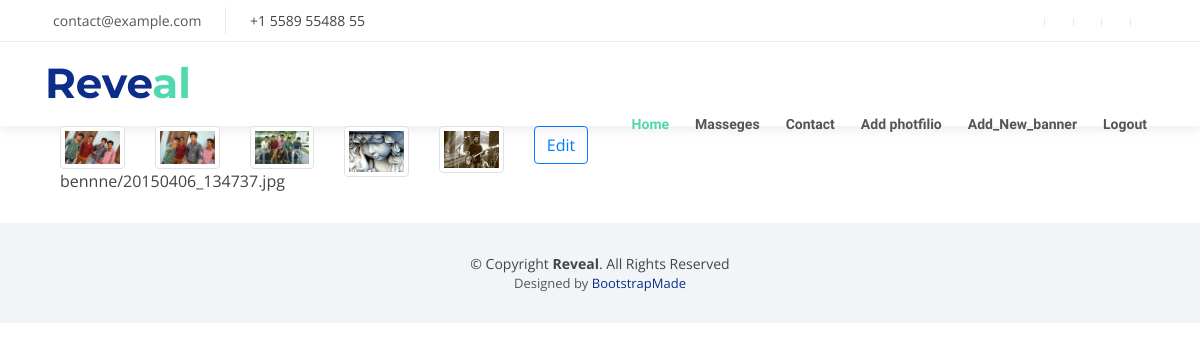
The page /user/ (signed in) on the database as committed earlier.
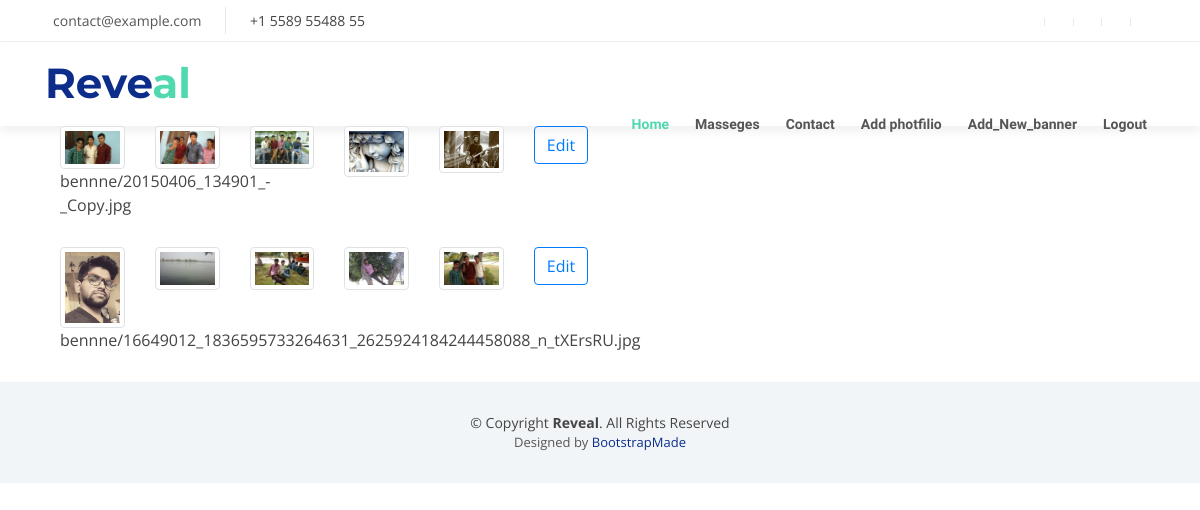
The same page on the database as committed later.
### myweb/models.py (models this page shows, shortened)
class banner(models.Model):
	banner1 = models.ImageField(upload_to='bennne')
	banner2 = models.ImageField(upload_to='bennne')
	banner3 = models.ImageField(upload_to='bennne')
	banner4 = models.ImageField(upload_to='bennne')
	banner5 = models.ImageField(upload_to='bennne')

### user/views.py (the view)
# urls.py: path('user/',views.useradmin,name='userad'),
@login_required(login_url='login')
def useradmin(request):
	b = banner.objects.all()
	return render(request,'user/user_home.html',{'w':b})

### user/templates/user/user_home.html
{% extends 'user/base.html' %}
{% block content %}
<div class="container">
	<div class="row">
		{% for w in w %}
		<div class="col-md-2"><img class="img-thumbnail" src="{{w.banner1.url}}"><div class="caption"><p>{{w.banner1}}</p></div></div>
		<div class="col-md-2"><img class="img-thumbnail" src="{{w.banner2.url}}"><div class="caption"></div></div>
		<div class="col-md-2"><img class="img-thumbnail" src="{{w.banner3.url}}"><div class="caption"></div></div>
		<div class="col-md-2"><img class="img-thumbnail" src="{{w.banner4.url}}"><div class="caption"></div></div>
		<div class="col-md-2"><img class="img-thumbnail" src="{{w.banner5.url}}"><div class="caption"></div></div>
		<div class="col-md-2"><a class="btn btn-outline-primary" href="{% url 'h' w.id %}">Edit</a></div>
		{% endfor %}
	</div>
</div>
{% endblock %}

### user/templates/user/base.html (shortened to what this page needs)
{% load static %}
<!DOCTYPE html>
<html lang="en">
<head>
  <link href="{% static 'myweb/lib/bootstrap/css/bootstrap.min.css' %}" rel="stylesheet">
  <link href="{% static 'myweb/lib/font-awesome/css/font-awesome.min.css ' %}"  rel="stylesheet">
  <link href="{% static 'myweb/lib/animate/animate.min.css' %}" rel="stylesheet">
  <link href="{% static 'myweb/lib/ionicons/css/ionicons.min.css' %}" rel="stylesheet">
  <link href="{% static 'myweb/lib/owlcarousel/assets/owl.carousel.min.css' %}" rel="stylesheet">
  <link href="{% static 'myweb/lib/magnific-popup/magnific-popup.css' %}" rel="stylesheet">
  <link href="{% static 'myweb/lib/ionicons/css/ionicons.min.css' %}" rel="stylesheet">
  <link href="{% static 'myweb/css/style.css' %}" rel="stylesheet">
</head>
<body id="body">
  <section id="topbar" class="d-none d-lg-block">
    <div class="container clearfix">
      <div class="contact-info float-left">
        <i class="fa fa-envelope-o"></i> <a href="mailto:contact@example.com">contact@example.com</a>
        <i class="fa fa-phone"></i> +1 5589 55488 55
      </div>
      <div class="social-links float-right">
        <a href="#" class="twitter"></a>
        <a href="#" class="facebook"></a>
        <a href="#" class="instagram"></a>
        <a href="#" class="google-plus"></a>
        <a href="#" class="linkedin"></a>
      </div>
    </div>
  </section>
  <header id="header">
    <div class="container">
      <div id="logo" class="pull-left">
        <h1><a href="#body" class="scrollto">Reve<span>al</span></a></h1>
      </div>
      <nav id="nav-menu-container">
        <ul class="nav-menu">
          <li class="menu-active"><a href="{% url 'home' %}">Home</a></li>
          <li><a href="{% url 'messegeshow' %}">Masseges</a></li>
          <li><a href="#contact">Contact</a></li>
          {% if user.is_authenticated %}
          <li><a href="{% url 'photfolioadd' %}">Add photfilio</a></li>
          <li><a href="#">Add_New_banner</a></li>
          <li><a href="{% url 'logout' %}">Logout</a></li>
          {% else %}
          <li><a href="{% url 'login' %}">Login</a></li>
          {% endif %}
        </ul>
      </nav>
    </div>
  </header>
{% block content %}
{% endblock %}
  <footer id="footer">
    <div class="container">
      <div class="copyright">
        &copy; Copyright <strong>Reveal</strong>. All Rights Reserved
      </div>
      <div class="credits">
        Designed by <a href="https://bootstrapmade.com/">BootstrapMade</a>
      </div>
    </div>
  </footer>
</body>
</html>

### myweb/static/myweb/css/style.css (style rules this page uses)
body { background: #fff; color: #444; font-family: "Open Sans", sans-serif; }
a { color: #50d8af; transition: 0.5s; }
p { padding: 0; margin: 0 0 30px 0; }
h1, h2, h3, h4, h5, h6 { font-family: "Montserrat", sans-serif; font-weight: 400; margin: 0 0 20px 0; padding: 0; }
#topbar { background: #fff; padding: 10px 0; border-bottom: 1px solid #eee; font-size: 14px; }
#topbar .contact-info a { line-height: 1; color: #555; }
#topbar .contact-info i { color: #50d8af; padding: 4px; }
#topbar .contact-info .fa-phone { padding-left: 20px; margin-left: 20px; border-left: 1px solid #e9e9e9; }
#topbar .social-links a { color: #555; padding: 4px 12px; display: inline-block; line-height: 1px; border-left: 1px solid #e9e9e9; }
#topbar .social-links a:first-child { border-left: 0; }
#header { padding: 20px 0; height: 84px; transition: all 0.5s; z-index: 997; background: #fff; box-shadow: 0px 6px 9px 0px rgba(0, 0, 0, 0.06); }
#header #logo h1 { font-size: 42px; margin: 0; padding: 0; line-height: 1; font-family: "Montserrat", sans-serif; font-weight: 700; }
#header #logo h1 a { color: #0c2e8a; line-height: 1; display: inline-block; }
#header #logo h1 a span { color: #50d8af; }
.nav-menu, .nav-menu * { margin: 0; padding: 0; list-style: none; }
.nav-menu li { position: relative; white-space: nowrap; }
.nav-menu > li { float: left; }
#nav-menu-container { float: right; margin: 0; }
.nav-menu a { padding: 10px 8px; text-decoration: none; display: inline-block; color: #555; font-family: "Raleway", sans-serif; font-weight: 700; font-size: 14px; outline: none; }
.nav-menu li:hover > a, .nav-menu .menu-active > a { color: #50d8af; }
.nav-menu > li { margin-left: 10px; }
#mobile-nav { position: fixed; top: 0; padding-top: 18px; bottom: 0; z-index: 998; background: rgba(52, 59, 64, 0.9); left: -260px; width: 260px; overflow-y: auto; transition: 0.4s; }
#mobile-nav ul { padding: 0; margin: 0; list-style: none; }
#mobile-nav ul li { position: relative; }
#mobile-nav ul li a { color: #fff; font-size: 16px; overflow: hidden; padding: 10px 22px 10px 15px; position: relative; text-decoration: none; width: 100%; display: block; outline: none; }
#footer { background: #f2f5f8; padding: 0 0 30px 0; font-size: 14px; }
#footer .copyright { text-align: center; padding-top: 30px; }
#footer .credits { text-align: center; font-size: 13px; color: #555; }
#footer .credits a { color: #0c2e8a; }

Rows that differ between the two databases and show on the page:
changed banner: banner1: a different picture; banner1 "bennne/20150406_134737.jpg" → "bennne/20150406_134901_-_Copy.jpg"
added banner: banner1 (picture), banner1 "bennne/16649012_1836595733264631_2625924184244458088_n_tXErsRU.jpg", banner2 (picture), banner3 (picture), banner4 (picture), banner5 (picture)
